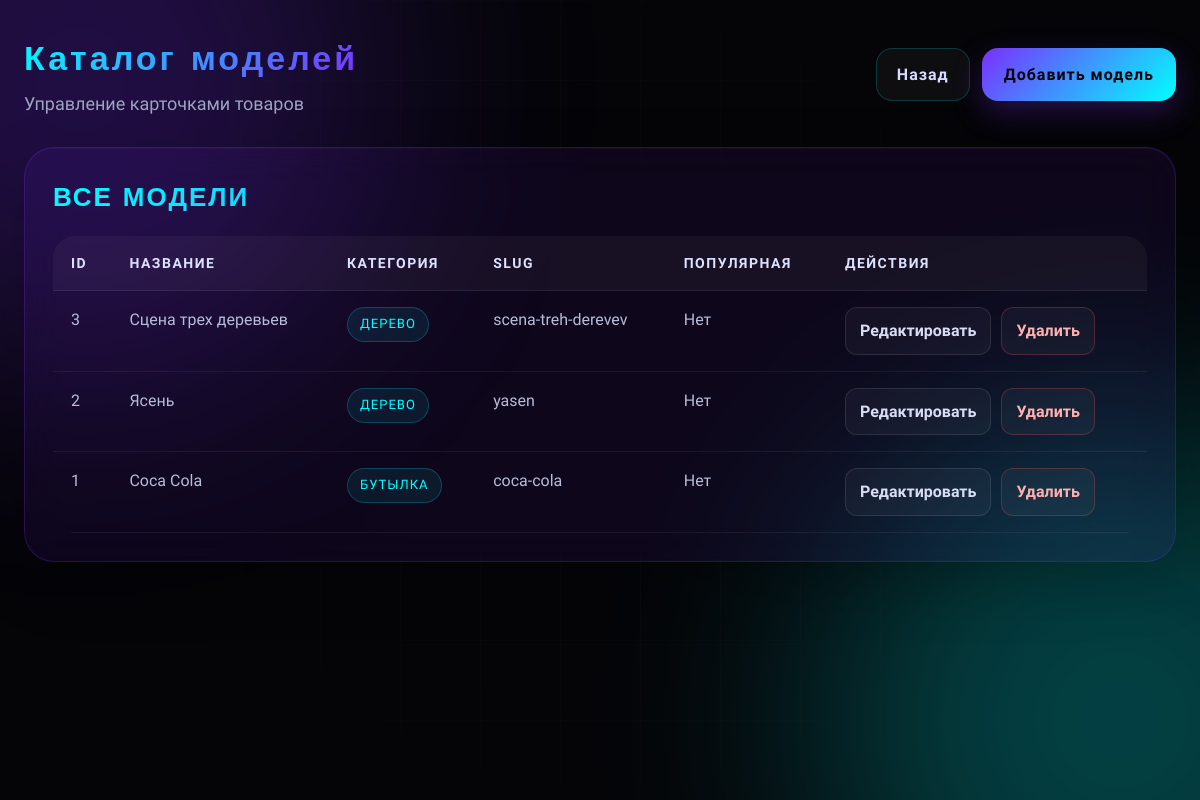
The app's page /admin/models.php (signed in) with its own data.
### tables this page shows
CREATE TABLE `models` (
  `id` int(11) NOT NULL,
  `title` varchar(255) NOT NULL,
  `slug` varchar(255) NOT NULL,
  `category` varchar(100) NOT NULL,
  `short_description` mediumtext DEFAULT NULL,
  `full_description` longtext DEFAULT NULL,
  `image_main` varchar(255) NOT NULL,
  `file_fbx` varchar(255) DEFAULT NULL,
  `file_obj` varchar(255) DEFAULT NULL,
  `file_blend` varchar(255) DEFAULT NULL,
  `file_3ds` varchar(255) DEFAULT NULL,
  `is_featured` tinyint(1) DEFAULT 0,
  `created_at` timestamp NULL DEFAULT current_timestamp(),
  `file_glb` varchar(255) DEFAULT NULL
);

### admin/models.php (the view, shortened to what this page needs)
<?php
require_once __DIR__ . '/../includes/db.php';
$models = $pdo->query("SELECT * FROM models ORDER BY created_at DESC")->fetchAll();
?>
<!DOCTYPE html>
<html lang="ru">
<head>
<link rel="stylesheet" href="admin.css">
</head>
<body>
<div class="grid-overlay"></div>
<div class="bg-glow glow-1"></div>
<div class="bg-glow glow-2"></div>
<div class="admin-wrap">
    <div class="admin-topbar">
        <div>
            <div class="admin-brand">Каталог моделей</div>
            <div class="admin-subtitle">Управление карточками товаров</div>
        </div>
        <div class="admin-actions">
            <a href="index.php" class="admin-link-btn">Назад</a>
            <a href="model-create.php" class="admin-btn">Добавить модель</a>
        </div>
    </div>
    <div class="glass-card section-card">
        <h2 class="section-title">Все модели</h2>
        <div class="table-wrap">
            <table class="admin-table">
                <tr>
                    <th>ID</th>
                    <th>Название</th>
                    <th>Категория</th>
                    <th>Slug</th>
                    <th>Популярная</th>
                    <th>Действия</th>
                </tr>
                <?php foreach ($models as $model): ?>
                    <tr>
                        <td><?= (int)$model['id'] ?></td>
                        <td><?= htmlspecialchars($model['title']) ?></td>
                        <td><span class="tag"><?= htmlspecialchars($model['category']) ?></span></td>
                        <td><?= htmlspecialchars($model['slug']) ?></td>
                        <td><?= !empty($model['is_featured']) ? 'Да' : 'Нет' ?></td>
                        <td>
                            <div class="actions-row">
                                <a class="small-btn" href="model-edit.php?id=<?= (int)$model['id'] ?>">Редактировать</a>
                                <a class="small-btn danger" href="../api/delete-model.php?id=<?= (int)$model['id'] ?>" onclick="return confirm('Удалить модель?')">Удалить</a>
                            </div>
                        </td>
                    </tr>
                <?php endforeach; ?>
            </table>
        </div>
    </div>
</div>
</body>
</html>

### admin/admin.css (style rules this page uses)
* { margin: 0; padding: 0; box-sizing: border-box; }
body { font-family: 'Rajdhani', sans-serif; background: #050508; color: #ffffff; min-height: 100vh; line-height: 1.6; overflow-x: hidden; }
.bg-glow { position: fixed; width: 600px; height: 600px; border-radius: 50%; filter: blur(120px); opacity: 0.24; z-index: -2; pointer-events: none; transition: transform 0.2s ease-out; }
.glow-1 { background: #7b2fff; top: -220px; left: -220px; }
.glow-2 { background: #00ffff; bottom: -220px; right: -220px; }
.grid-overlay { position: fixed; inset: 0; z-index: -3; pointer-events: none; background-image: linear-gradient(rgba(255,255,255,0.03) 1px, transparent 1px), linear-gradient(90deg, rgba(255,255,255,0.03) 1px, transparent 1px); background-size: 80px 80px; mask-image: radial-gradient(circle at center, rgba(0,0,0,0.95), transparent 80%); }
.admin-wrap { max-width: 1380px; margin: 0 auto; padding: 30px 24px 70px; }
.admin-topbar { display: flex; justify-content: space-between; align-items: center; gap: 20px; margin-bottom: 28px; }
.admin-brand { font-family: 'Orbitron', sans-serif; font-size: 34px; font-weight: 900; background: linear-gradient(135deg, #00ffff 0%, #7b2fff 100%); -webkit-background-clip: text; -webkit-text-fill-color: transparent; background-clip: text; letter-spacing: 3px; }
.admin-subtitle { color: #9ea3c2; font-size: 18px; margin-top: 6px; }
.admin-actions { display: flex; gap: 12px; flex-wrap: wrap; }
.admin-btn, .admin-btn-secondary, .admin-link-btn { display: inline-flex; align-items: center; justify-content: center; text-decoration: none; border: none; cursor: pointer; transition: all 0.3s ease; font-family: 'Rajdhani', sans-serif; font-weight: 700; letter-spacing: 1px; }
.admin-btn { padding: 14px 22px; border-radius: 16px; background: linear-gradient(135deg, #7b2fff 0%, #00ffff 100%); color: #050508; box-shadow: 0 12px 30px rgba(123,47,255,0.25); }
.admin-btn-secondary, .admin-link-btn { padding: 13px 20px; border-radius: 16px; background: rgba(255,255,255,0.04); border: 1px solid rgba(0,255,255,0.18); color: #d6dcff; }
.glass-card { background: rgba(123, 47, 255, 0.08); border: 1px solid rgba(123, 47, 255, 0.24); border-radius: 30px; backdrop-filter: blur(20px); box-shadow: 0 20px 60px rgba(0,0,0,0.22), inset 0 1px 0 rgba(255,255,255,0.03); }
.section-card { padding: 28px; }
.section-title { font-family: 'Orbitron', sans-serif; font-size: 26px; margin-bottom: 18px; background: linear-gradient(135deg, #00ffff 0%, #7b2fff 100%); -webkit-background-clip: text; -webkit-text-fill-color: transparent; background-clip: text; letter-spacing: 2px; text-transform: uppercase; }
.table-wrap { overflow-x: auto; border-radius: 22px; }
.admin-table { width: 100%; border-collapse: collapse; min-width: 850px; overflow: hidden; }
.admin-table th { text-align: left; padding: 16px 18px; background: rgba(255,255,255,0.04); color: #dce2ff; font-size: 14px; letter-spacing: 1.5px; text-transform: uppercase; border-bottom: 1px solid rgba(255,255,255,0.08); }
.admin-table td { padding: 16px 18px; border-bottom: 1px solid rgba(255,255,255,0.06); color: #b7bdd9; vertical-align: top; }
.tag { display: inline-flex; align-items: center; padding: 6px 12px; border-radius: 999px; background: rgba(0,255,255,0.08); border: 1px solid rgba(0,255,255,0.2); color: #00ffff; font-size: 13px; text-transform: uppercase; letter-spacing: 1px; }
.actions-row { display: flex; gap: 10px; flex-wrap: wrap; }
.small-btn { display: inline-flex; align-items: center; justify-content: center; padding: 10px 14px; border-radius: 12px; text-decoration: none; border: 1px solid rgba(255,255,255,0.1); background: rgba(255,255,255,0.04); color: #d9ddf4; font-weight: 700; transition: all 0.3s ease; }
.small-btn.danger { border-color: rgba(255,80,80,0.25); color: #ffb0b0; }

### records on screen
models: id "3", title "Сцена трех деревьев", category "ДЕРЕВО", slug "scena-treh-derevev", is_featured "Нет"
models: id "2", title "Ясень", category "ДЕРЕВО", slug "yasen", is_featured "Нет"
models: id "1", title "Coca Cola", category "БУТЫЛКА", slug "coca-cola", is_featured "Нет"
